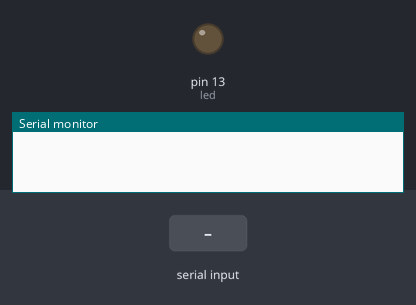
A sketch run on a simulated Arduino Uno, built with avr-gcc and run on an emulated ATmega328P. Shown: output pins drawn as LEDs (lit = HIGH), the last lines printed to the serial monitor. The test bench sets the inputs (shaded band).

Above: at 1.2 s.
1.3 s: "led on" received over Serial
At 1.6 s:
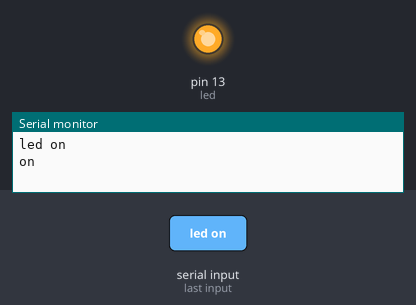
2.8 s: "led off" received over Serial
At 4.1 s:
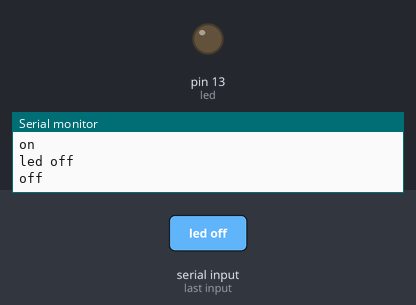
Timing chart, 0 to 5.8 s (numbered marks = the images above; inputs shaded):
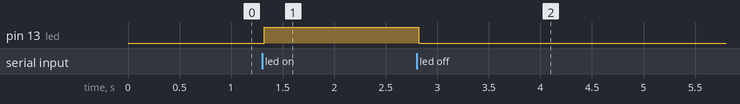

The sketch:

bt_read.ino
```cpp
String readString;
int led = 13;

void setup() {
  Serial.begin(9600);
  pinMode(led, OUTPUT);
}

void loop(){
  while ( Serial.available() )
  {
    delay( 3 );
    char c = Serial.read();
    readString += c;

  }

  if ( readString.length() >0 ) {
    Serial.println( readString );
    if(readString == "led on"){
      digitalWrite(led, HIGH);
      Serial.println("on");
    }
    else if(readString == "led off"){
      digitalWrite(led, LOW);
      Serial.println("off");
    }
    readString="";
  }


}


// This procedure sends a 38KHz pulse to the IRledPin
// for a certain # of microseconds. We'll use this whenever we need to send codes
void pulseIR(long microsecs) {
  // we'll count down from the number of microseconds we are told to wait

  cli();  // this turns off any background interrupts

  while (microsecs > 0) {
    // 38 kHz is about 13 microseconds high and 13 microseconds low
   digitalWrite(led, HIGH);  // this takes about 3 microseconds to happen
   delayMicroseconds(10);         // hang out for 10 microseconds
   digitalWrite(led, LOW);   // this also takes about 3 microseconds
   delayMicroseconds(10);         // hang out for 10 microseconds

   // so 26 microseconds altogether
   microsecs -= 26;
  }

  sei();  // this turns them back on
}

void fan_on() {
 	delayMicroseconds(38664);
	pulseIR(8880);
	delayMicroseconds(4340);
	pulseIR(580);
	delayMicroseconds(1620);
	pulseIR(580);
	delayMicroseconds(520);
	pulseIR(580);
	delayMicroseconds(560);
	pulseIR(520);
	delayMicroseconds(560);
	pulseIR(560);
	delayMicroseconds(540);
	pulseIR(560);
	delayMicroseconds(540);
	pulseIR(540);
	delayMicroseconds(540);
	pulseIR(560);
	delayMicroseconds(540);
	pulseIR(560);
	delayMicroseconds(560);
	pulseIR(520);
	delayMicroseconds(1640);
	pulseIR(580);
	delayMicroseconds(1600);
	pulseIR(600);
	delayMicroseconds(1620);
	pulseIR(560);
	delayMicroseconds(1640);
	pulseIR(580);
	delayMicroseconds(1600);
	pulseIR(580);
	delayMicroseconds(1640);
	pulseIR(560);
	delayMicroseconds(1640);
	pulseIR(580);
	delayMicroseconds(1600);
	pulseIR(600);
	delayMicroseconds(1620);
	pulseIR(560);
	delayMicroseconds(540);
	pulseIR(560);
	delayMicroseconds(560);
	pulseIR(580);
	delayMicroseconds(520);
	pulseIR(520);
	delayMicroseconds(560);
	pulseIR(560);
	delayMicroseconds(540);
	pulseIR(580);
	delayMicroseconds(1620);
	pulseIR(560);
	delayMicroseconds(540);
	pulseIR(580);
	delayMicroseconds(520);
	pulseIR(540);
	delayMicroseconds(1620);
	pulseIR(620);
	delayMicroseconds(1580);
	pulseIR(580);
	delayMicroseconds(1640);
	pulseIR(560);
	delayMicroseconds(1620);
	pulseIR(620);
	delayMicroseconds(1580);
	pulseIR(580);
	delayMicroseconds(520);
	pulseIR(600);
	delayMicroseconds(39100);
	pulseIR(8840);
	delayMicroseconds(2200);
	pulseIR(560);
	delayMicroseconds(28744);
	pulseIR(8880);
	delayMicroseconds(2160);
	pulseIR(540);


}
```

Measured:
- after the input at 1.3 s, pin 13 (led): LOW → HIGH at once
- after the input at 2.8 s, pin 13 (led): HIGH → LOW at once
